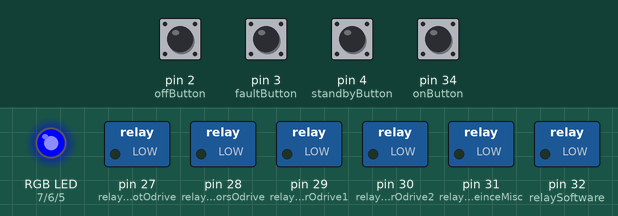
A sketch run on a simulated Teensy 4. Parts: switched loads named in the sketch (green lamp = pin HIGH), an RGB LED mixed from three pins (HIGH = lit). Dashed ring = blinking. Inputs (shaded band) come from the test bench; at power-on: pin 2 (offButton), pin 3 (faultButton), pin 4 (standbyButton), pin 34 (onButton) LOW. What the sketch prints to the serial monitor is not drawn.

Above: at 1.2 s.
1.3 s: pin 3 (faultButton) pulled HIGH for 0.15 s
At 1.92 s:
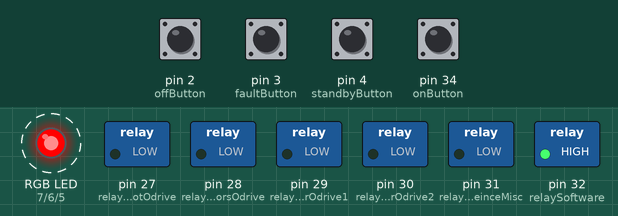
4.3 s: pin 34 (onButton) pulled HIGH for 0.15 s
At 5.4 s:
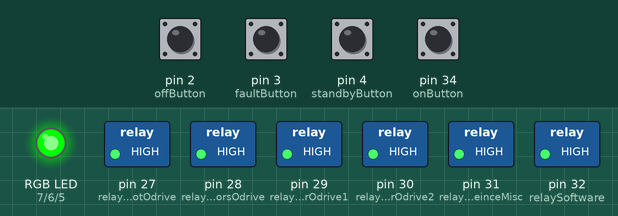
5.9 s: pin 2 (offButton) pulled HIGH for 0.15 s
At 6.6 s:
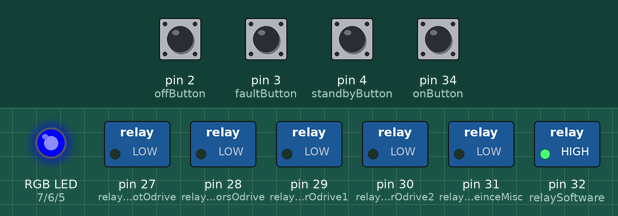
7.5 s: pin 3 (faultButton) pulled HIGH for 1 s
At 10.28 s:
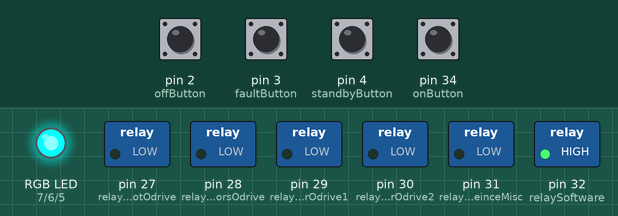
10.5 s: pin 2 (offButton) pulled HIGH for 1 s
At 11.3 s:
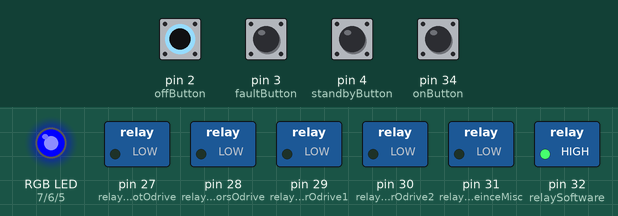
13.0 s: pin 4 (standbyButton) pulled HIGH for 0.15 s
At 13.3 s:
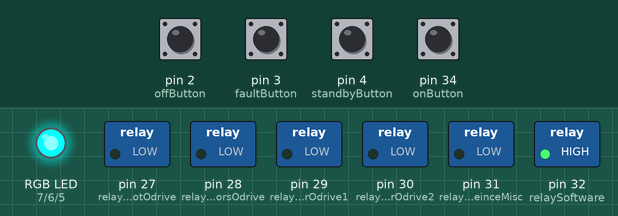
Timing chart, 0 to 15.6 s (numbered marks = the images above; inputs shaded):
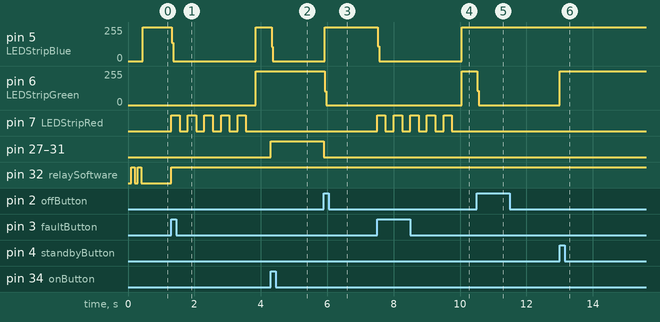

Measured:
- after the input at 1.3 s, pin 5 (LEDStripBlue): 253/255 → 0/255 at once, → 252/255 2.5 s later; pin 6 (LEDStripGreen): 0/255 → 254/255 after 2.5 s; pin 7 (LEDStripRed): alternates HIGH for 0.25 s and LOW for 0.25 s, 10 changes in all, then stays LOW, starting at once; pin 32 (relaySoftware): LOW → HIGH at once
- after the input at 4.3 s, pin 5 (LEDStripBlue): 252/255 → 0/255 at once; pin 27 (relayArmMotorsNotOdrive), pin 28 (relayArmMotorsOdrive), pin 29 (relayWheelMotorOdrive1), pin 30 (relayWheelMotorOdrive2), pin 31 (relaySceinceMisc): LOW → HIGH at once
- after the input at 5.9 s, pin 5 (LEDStripBlue): 0/255 → 252/255 at once; pin 6 (LEDStripGreen): 254/255 → 0/255 at once; pin 27 (relayArmMotorsNotOdrive), pin 28 (relayArmMotorsOdrive), pin 29 (relayWheelMotorOdrive1), pin 30 (relayWheelMotorOdrive2), pin 31 (relaySceinceMisc): HIGH → LOW at once
- after the input at 7.5 s, pin 5 (LEDStripBlue): 252/255 → 0/255 at once, → 252/255 2.5 s later; pin 6 (LEDStripGreen): 0/255 → 254/255 after 2.5 s; pin 7 (LEDStripRed): alternates HIGH for 0.25 s and LOW for 0.25 s, 10 changes in all, then stays LOW, starting at once
- after the input at 10.5 s, pin 6 (LEDStripGreen): 254/255 → 0/255 at once
- after the input at 13.0 s, pin 6 (LEDStripGreen): 0/255 → 254/255 at once
- by itself, pin 32 (relaySoftware): alternates HIGH for 0.10 s and LOW for 0.10 s, 4 changes in all, then stays LOW

The sketch:

Mars_Rover_2020_Teensy_Code_v00.00.06.ino
```cpp
#define FILTER_SIZE 10
#define SLEEP_DELAY 0
#define SHUTDOWN_DELAY 0

#define debugger 1   //Change this value to 1 see debugging information in the arduino terminal or serial monitor
// LED Strip output
#define LEDStripRed 7
#define LEDStripGreen 6
#define LEDStripBlue 5

// Relay Outputs
#define relayArmMotorsNotOdrive 27
#define relayArmMotorsOdrive 28
#define relayWheelMotorOdrive1 29
#define relayWheelMotorOdrive2 30
#define relaySceinceMisc 31
#define relaySoftware 32
#define standbyButton 4

//Input Buttons
#define offButton 2
#define onButton 34
#define faultButton 3

//Input Button States
int standbyButtonState = 0;
int offButtonState = 0;
int onButtonState = 0;
int n = 0;

//Sensor Inputs
#define V_5VoltOut A13
#define V_12VoltOut A15
#define V_BatOut A17 //Voltage sensor connected to positive lead
#define I_5VoltOut A8
#define I_5VoltFault 23 //fault triggered when 12amps is exceeded on the Power Supply Board(U8)
#define T_5Volt A0
#define I_12Volt A2
#define I_12VoltFault 17 //fault triggered when 12.5 amps is exceeded on the Power Supply Baord(U9)
#define T_12Volt A6 //temperature sensor
#define I_Bat A14
#define Lem2 A16
#define Lem3 A18

//int current_status_serial = 0;
//uint16_t[FILTER_SIZE] battery_current;

enum STATUS { SLEEP, STANDBY, TURN_ON, _ON, FAULT, SHUTDOWN };
//enum STATUS rover_status();
bool check_faults();
//void shutdown_rover();
void go_to_sleep();
bool verify_fault();
//void read_sensors();
//void rover_status(); //added by Zev
//uint16_t[FILTER_SIZE] filter( uint16_t[FILTER_SIZE] );

void setup() {
  // pin set ups
  //configurations/initializations
  pinMode(LEDStripRed, OUTPUT);
  pinMode(LEDStripBlue, OUTPUT);
  pinMode(LEDStripGreen, OUTPUT);
  pinMode(relayArmMotorsNotOdrive, OUTPUT);
  pinMode(relayArmMotorsOdrive, OUTPUT);
  pinMode(relayWheelMotorOdrive1, OUTPUT);
  pinMode(relayWheelMotorOdrive2, OUTPUT);
  pinMode(relaySceinceMisc, OUTPUT);
  pinMode(relaySoftware, OUTPUT);
  pinMode(standbyButton, INPUT);
  pinMode(offButton, INPUT);
  pinMode(onButton, INPUT);
  pinMode(faultButton, INPUT);
  if (debugger == 1) {
    Serial.begin(9600);
  } // Specifically for debugging
}

void loop() {
  // The following is test to make sure the device works on boot. We can customize this later to change the color of the status bar
  if (n <= 0) {

    delay(100);
    digitalWrite(relaySoftware, HIGH);
    delay(100);
    digitalWrite(relaySoftware, LOW);
    delay(100);
    digitalWrite(relaySoftware, HIGH);
    delay(100);
    digitalWrite(relaySoftware, LOW);

    n++;
  }


  if (debugger == 1) {
    debug();
  }

  read_sensors();
  //send_data();
  rover_status();

  //delay(2000);  // for debug
}

void rover_status() {
  int index = 0;
  offButtonState = digitalRead(offButton);
  onButtonState = digitalRead(onButton);
  standbyButtonState = digitalRead(standbyButton);
  static enum { SLEEP, STANDBY, TURN_ON, _ON, FAULT } rover_status = SLEEP;
  switch ( rover_status ) {
    default:
    case STANDBY:
      if ( check_faults() ) {
        rover_status = FAULT;
      }
      else if ( offButtonState == HIGH/*off_button_pressed*/ ) {
        rover_status = SLEEP;
        shutdown_rover();
      }
      else if ( onButtonState == HIGH/*on_button_pressed*/ ) {
        rover_status = _ON;
        turnon_rover();
      }
      Serial.print("STANDBY");
      digitalWrite(LEDStripRed, LOW);
      digitalWrite(LEDStripBlue, LOW);
      digitalWrite(LEDStripGreen, LOW);
      digitalWrite(LEDStripGreen, HIGH);
      digitalWrite(LEDStripBlue, HIGH);

      break;
    //  case TURN_ON:
    //      if ( check_faults() ) {
    //        rover_status = FAULT;
    //        //break;
    //      }
    ////      else if ( /*another condition other than just no faults*/ ) {
    ////        rover_status = _ON;
    ////      }
    //      else if (standbyButtonState == HIGH/*standy_button_pressed*/ ) {
    //        shutdown_rover();
    //          rover_status = STANDBY;
    //        }
    //      turnon_rover();
    //      rover_status = _ON;
    //      Serial.print("TURN_ON");
    //      break;
    case _ON:

      if ( check_faults() ) {
        rover_status = FAULT;
        //break;
      }
      else if ( offButtonState == HIGH /*off_button_pressed*/ ) {
        //shutdown_rover();
        rover_status = SLEEP;
        go_to_sleep();
      }
      else if (standbyButtonState == HIGH /*standy_button_pressed*/ ) {
        rover_status = STANDBY;
        go_to_standby();

      }
      Serial.print("ON");
      digitalWrite(LEDStripRed, LOW);
      digitalWrite(LEDStripBlue, LOW);
      digitalWrite(LEDStripGreen, LOW);
      digitalWrite(LEDStripGreen, HIGH);
      break;
    case FAULT:
      /*
         As soon as a fault is tripped, enter fault mode, then if the problem can be solved by
         turning off a relay, do that and if the fault is no longer present, enter standby mode,
         then base station can turn the rover back on after a human turns it back on via base station (possibly),
      */

      if ( 0/*criticalfault*/  ) {
        // shutdown_rover();
        rover_status = SLEEP;
        go_to_sleep();
      }
      else {
        rover_status = STANDBY;
        go_to_standby();
      }
      Serial.print("FAULT");
      digitalWrite(LEDStripRed, LOW);
      digitalWrite(LEDStripBlue, LOW);
      digitalWrite(LEDStripGreen, LOW);
      digitalWrite(LEDStripRed, HIGH);

      while(index<5){
        digitalWrite(LEDStripRed, HIGH);
        delay(250);
        digitalWrite(LEDStripRed, LOW);
        delay(250);
        index++;
        }
      break;
    case SLEEP:
      if ( check_faults() ) {
        rover_status = FAULT;
      }
      else if ( standbyButtonState == HIGH/* standby button pressed */ ) {
        go_to_standby();
        rover_status = STANDBY;
      }

      //Not sure if anything has to even go here
      if (debugger == 1) {
        Serial.print("SLEEP");
      }
      digitalWrite(LEDStripRed, LOW);
      digitalWrite(LEDStripBlue, LOW);
      digitalWrite(LEDStripGreen, LOW);
      digitalWrite(LEDStripBlue, HIGH);
      break;
  }
  return;
}

bool check_faults() {
  // Check recent sensor readings for critical faults
  //  battery ovc,ovt,underV, power supply ovc,oct, maybe any ovc
  int fault_status = digitalRead(faultButton);
  return fault_status; //for testing
}

//go_to_sleep turns off all relay except the software teams relay
void go_to_standby() {
  digitalWrite(relayArmMotorsNotOdrive, LOW);
  delay(SHUTDOWN_DELAY);
  digitalWrite(relayArmMotorsOdrive, LOW);
  delay(SHUTDOWN_DELAY);
  digitalWrite(relayWheelMotorOdrive1, LOW);
  delay(SHUTDOWN_DELAY);
  digitalWrite(relayWheelMotorOdrive2, LOW);
  delay(SHUTDOWN_DELAY);
  digitalWrite(relaySceinceMisc, LOW);
  delay(SHUTDOWN_DELAY);
  digitalWrite(relaySoftware, HIGH);
}

void turnon_rover() {
  digitalWrite(relayArmMotorsNotOdrive, HIGH);
  delay(SHUTDOWN_DELAY);
  digitalWrite(relayArmMotorsOdrive, HIGH);
  if ( check_faults() ) {
    //rover_status = FAULT;
    go_to_sleep();
    return;
  }
  delay(SHUTDOWN_DELAY);
  digitalWrite(relayWheelMotorOdrive1, HIGH);
  delay(SHUTDOWN_DELAY);
  digitalWrite(relayWheelMotorOdrive2, HIGH);
  delay(SHUTDOWN_DELAY);
  digitalWrite(relaySceinceMisc, HIGH);
}

void shutdown_rover() {
  // Turn of relays that connect to drive, arm, science
  // Might need to relay some shutdown message to arm, science drive so motors dont turn off in weird positions etc.
  digitalWrite(relayArmMotorsNotOdrive, LOW);
  delay(SHUTDOWN_DELAY);
  digitalWrite(relayArmMotorsOdrive, LOW);
  delay(SHUTDOWN_DELAY);
  digitalWrite(relayWheelMotorOdrive1, LOW);
  delay(SHUTDOWN_DELAY);
  digitalWrite(relayWheelMotorOdrive2, LOW);
  delay(SHUTDOWN_DELAY);
  digitalWrite(relaySceinceMisc, LOW);
  //delay(SHUTDOWN_DELAY);
  //digitalWrite(relaySoftware, LOW)
}

void go_to_sleep() {
  // we need to see if the software team wants the raspberry pis to be connected to power during sleep mode
  // put teensy to sleep

  digitalWrite(relayArmMotorsNotOdrive, LOW);
  delay(SLEEP_DELAY);
  digitalWrite(relayArmMotorsOdrive, LOW);
  delay(SLEEP_DELAY);
  digitalWrite(relayWheelMotorOdrive1, LOW);
  delay(SLEEP_DELAY);
  digitalWrite(relayWheelMotorOdrive2, LOW);
  delay(SLEEP_DELAY);
  digitalWrite(relaySceinceMisc, LOW);
  //delay(SLEEP_DELAY);
  //digitalWrite(relaySoftware, LOW);//Uncomment is software does not want their boards to go into a sleep mode
}

void read_sensors() {
  //  for( int i = FILTER_SIZE; i > 0; i-- ) battery_current[i] = battery_current[i-1];
  //  battery_current[0] = filter/*read_batter_current_sensor*/;
  //
}

void debug() {
  Serial.print("\n");
  Serial.print("FAULT BUTTON: ");
  Serial.print(digitalRead(faultButton));
  Serial.print("\n");
  Serial.print("Standby Button State: ");
  Serial.print(digitalRead(standbyButton));
  Serial.print("\n");
  Serial.print("On Button State: ");
  Serial.print(digitalRead(onButton));
  Serial.print("\n");
  Serial.print("Off Button State: ");
  Serial.print(digitalRead(offButton));
  Serial.print("\n");
}

//uint16_t[FILTER_SIZE] filter( uint16_t[FILTER_SIZE] );
```
